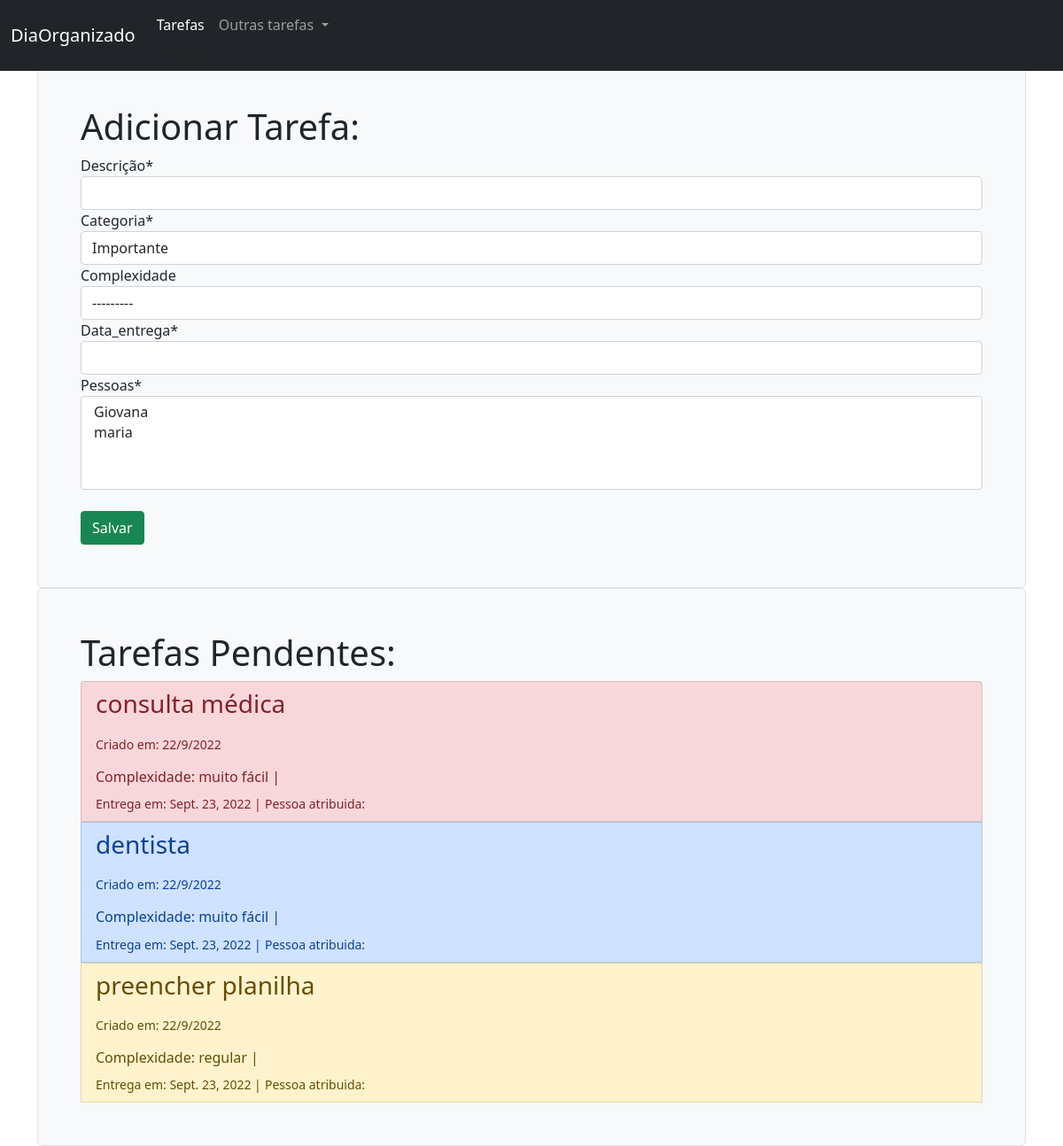
The page /tarefas/ on the database as committed earlier.
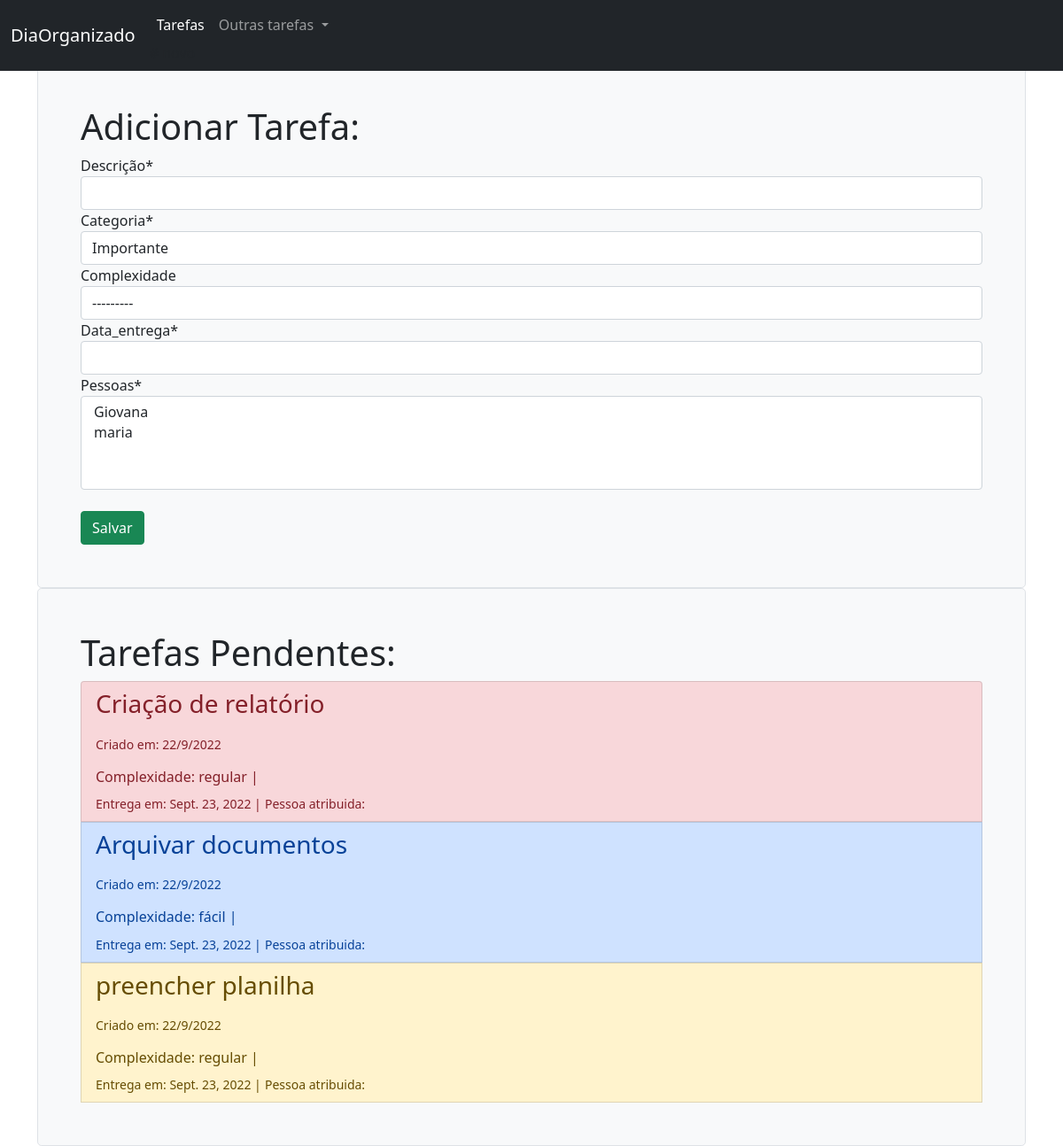
The same page on the database as committed later.
### tarefas/models.py (models this page shows, shortened)
class Tarefa(models.Model):
    OPCOES_STATUS = (
        ('concluído', 'Concluído'),
        ('pendente', 'Pendente'),
        ('adiado', 'Adiado'),
    )
    OPCOES_CATEGORIA = (
        ('urgente', 'Urgente'),
        ('importante', 'Importante'),
        ('precisa ser feito', 'Precisa ser feito'),
    )
    OPCOES_COMPLEXIDADE = (
        ('muito fácil', 'Muito fácil'),
        ('fácil', 'Fácil'),
        ('regular', 'Regular'),
        ('complexo', 'Complexo'),
        ('muito complexo', 'Muito complexo'),
    )
    descricao = models.CharField("descrição", max_length=400)
    criacao = models.DateField("criacao", auto_now_add=True)
    categoria = models.CharField("categoria", max_length=25,
                                 choices=OPCOES_CATEGORIA,
                                 default='importante')
    status = models.CharField("status", max_length=25, choices=OPCOES_STATUS,
                             default='pendente')
    data_entrega = models.DateField("data_entrega", auto_now_add=False, blank=False,
                                     null=True, default=None) #formato igual a: aaaa/mm/dd
    complexidade = models.CharField("complexidade", max_length=25, blank=True, null=True,
                                    choices=OPCOES_COMPLEXIDADE)
    pessoas = models.ManyToManyField(Pessoa)
    class Meta:
        db_table= 'tarefa'
        verbose_name = "Tarefa"
        verbose_name_plural = "Tarefas"

### tarefas/views.py (the view)
# urls.py: path('', views.tarefas_pendentes_list, name = 'tarefas_pendentes_list'),
def tarefas_pendentes_list(request):
    tarefas_pendentes = Tarefa.objects.filter(status='pendente')
    if request.method == 'POST':
        form = AdicionarTarefa(data=request.POST)
        if form.is_valid():
            form.save()
            return redirect('tarefas_pendentes_list')
    else:
        form = AdicionarTarefa()
    return render(request, 'tarefas/tarefas_pendentes.html',
                     {'tarefas_pendentes': tarefas_pendentes,
                     'form': form})

### tarefas/forms.py
class AdicionarTarefa(forms.ModelForm):
    class Meta:
        model = Tarefa
        fields = ('descricao', 'categoria', 'complexidade', 'data_entrega', 'pessoas')

### tarefas/models.py (called while the page is built)
    def __str__(self) -> str:
        return self.nome

### tarefas/templates/tarefas/tarefas_pendentes.html (shortened to what this page needs)
{% extends 'base.html' %}
{% load crispy_forms_tags %}
{% block content %}
  <div class="h-100 p-5 bg-light border rounded-3">
    <h1>Adicionar Tarefa:</h1>
    <form method="post">
      {{ form|crispy }}
      <br>
      <input class="btn btn-success" type="submit" value="Salvar">
    </form>
  </div>
  <div class="h-100 p-5 bg-light border rounded-3">
    <h1>Tarefas Pendentes:</h1>
    <div class="list-group">
      {% for tarefa in tarefas_pendentes %}
        {% if tarefa.categoria == 'urgente' %}
          <button type="button" class="list-group-item list-group-item-danger list-group-item-action" data-bs-toggle="modal" data-bs-target="#modal{{ tarefa.id }}">
        {% else %}
          {% if tarefa.categoria == 'importante' %}
            <button type="button" class="list-group-item list-group-item-warning list-group-item-action" data-bs-toggle="modal" data-bs-target="#modal{{ tarefa.id }}">
          {% else %}
            <button type="button" class="list-group-item list-group-item-primary list-group-item-action" data-bs-toggle="modal" data-bs-target="#modal{{ tarefa.id }}">
          {% endif %}
        {% endif %}
          <h3>{{ tarefa.descricao }}</h3>
            <small>Criado em: {{ tarefa.criacao.day }}/{{ tarefa.criacao.month }}/{{ tarefa.criacao.year }}</small>
            <h6>Complexidade: {{ tarefa.complexidade }} |</h6>
            <small>Entrega em: {{ tarefa.data_entrega }} |</small>
            <small>Pessoa atribuida: {{tarefa.pessoa}} </small>
        </button>
      {% endfor %}
    </div>
  </div>
{% endblock %}

Rows that differ between the two databases and show on the page:
changed Tarefa: descricao "consulta médica" → "Criação de relatório"; complexidade "muito fácil" → "regular"
changed Tarefa: descricao "dentista" → "Arquivar documentos"; complexidade "muito fácil" → "fácil"
